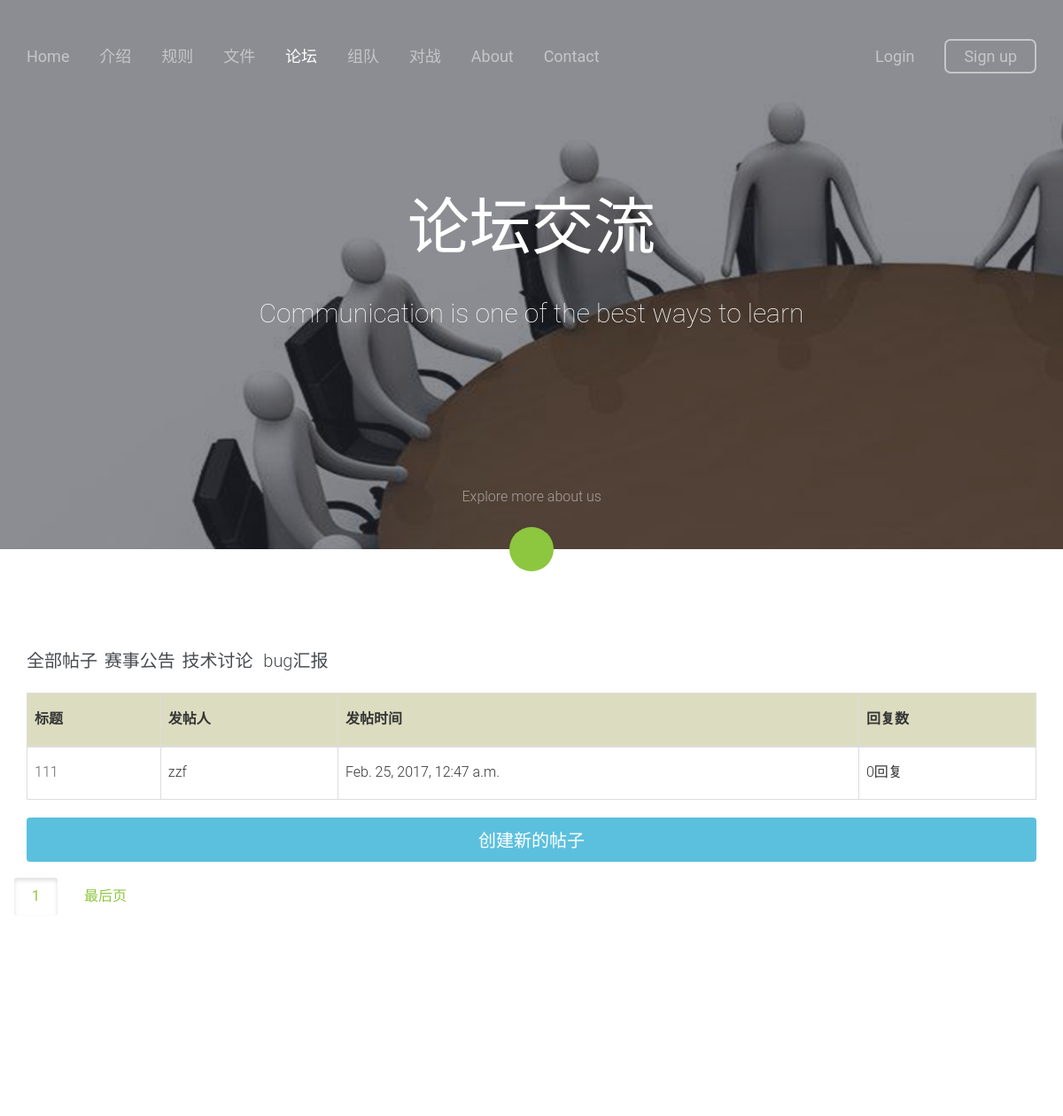
Before: /forum_index with the older database file.
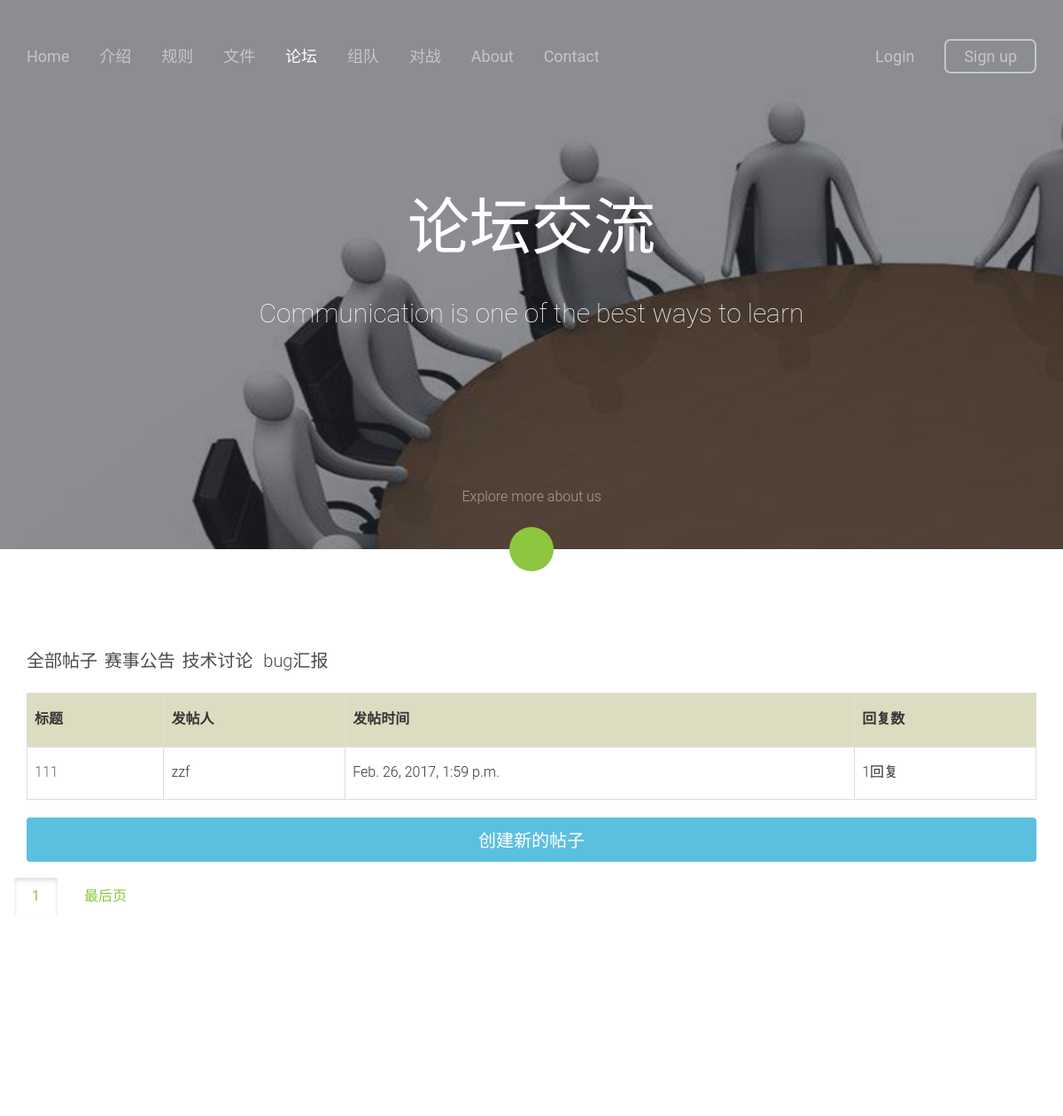
After: the same page with the newer database file.
### forum/models.py (models this page shows, shortened)
class Post(models.Model):
	Category_List=(
		('1','赛事公告'),
		('2','技术讨论'),
		('3','bug汇报'),
		)
	title = models.CharField(u'评论标题',max_length=100)
	timestamp = models.DateTimeField(auto_now=True)
	content = models.TextField(u'内容',blank=True, null=True)
	sender = models.ForeignKey(User,on_delete=models.CASCADE)
	category = models.CharField(max_length = 1,default=1,choices=Category_List)
	priority = models.IntegerField(default=1000,verbose_name="优先级")

### forum/views.py (the view)
# urls.py: url(r'^forum_index$',views.forum_index,name='forum_index'),
def forum_index(request,page=1):
	post_list = Post.objects.order_by('priority','-timestamp')
	paginator = Paginator(post_list,5)
	delete_id = None
	delete_id = request.POST.get('delete_id','')
	if request.user.is_authenticated():
		print(1)
	try:
		post = Post.objects.get(id=int(delete_id))
		post.delete()
	except Exception:
		pass
	try:
		page = int (request.GET.get('page','1'))
	except ValueError:
		page = 1
	try:
		posts = paginator.page(page)
	except (EmptyPage,InvalidPage):
		posts = paginator.page(paginator.num_pages)
	for i in range(page,page+3):
		if i > paginator.num_pages:
			break
		maxpage = i
	for i in range(page,page-3,-1):
		if i < 1:
			break
		minpage = i
	pagerange=range(minpage,maxpage+1)
	if request.user.is_authenticated():
		return render(request,'forum_index.html',{"posts":posts,"pagerange":pagerange,})
	else:
		return render(request,'forum_index.html',{"posts":posts,"pagerange":pagerange,})

### forum/templates/forum_index.html (shortened to what this page needs)
{% load static %}
<!DOCTYPE html>
 <html class="no-js">
	<head>
	<link rel="stylesheet" href="static/css/animate.css"/>
	<link rel="stylesheet" href="{% static 'css/flexslider.css' %}"/>
	<link rel="stylesheet" href="{% static 'css/icomoon.css' %}"/>
	<link rel="stylesheet" href="{% static 'css/bootstrap.css' %}"/>
	<link rel="stylesheet" href="{% static 'css/style.css' %}"/>
	</head>
	<body>
	<div id="ts-page">
		<section id="ts-header">
			<div class="container">
				<nav role="navigation">
					<ul class="pull-left left-menu">
						<li><a href="{% url 'index:index' %}">Home</a></li>
						<li><a href="{% url 'index:intro' %}">介绍</a></li>
						<li><a href="{% url 'index:rule' %}">规则</a></li>
						<li><a href="{% url 'file:notice' %}">文件</a></li>
						<li class="active"><a href="{% url 'forum:forum_index' %}">论坛</a></li>
						<li><a href="{% url 'teams:index' %}">组队</a></li>
						<li><a href="{% url 'fight:index' %}">对战</a></li>
						<li><a href="https://www.eesast.com">About</a></li>
						<li><a href="{% url 'contact:contact' %}">Contact</a></li>
					</ul>
					<ul class="pull-right right-menu">
						<li><a href="{% url 'login:login' %}">Login</a></li>
						<li class="ts-cta-btn"><a href="https://www.eesast.com/account/simplesignup">Sign up</a></li>
					</ul>
				</nav>
			</div>
		</section>
		<section id="ts-hero" class="no-js-fullheight" style="background-image: url({% static 'images/forum_full.jpg' %});" data-next="yes">
			<div class="ts-overlay"></div>
			<div class="container">
				<div class="ts-intro no-js-fullheight">
					<div class="ts-intro-text">
						<div class="ts-center-position">
							<h2 class="animate-box">论坛交流</h2>
							<h3 class="animate-box">Communication is one of the best ways to learn</h3>
						</div>
					</div>
				</div>
			</div>
			<div class="ts-learn-more animate-box">
				<a href="#" class="scroll-btn">
					<span class="text">Explore more about us</span>
					<span class="arrow"><i class="icon-chevron-down"></i></span>
				</a>
			</div>
		</section>
		<section id="ts-about">
			<div class="container">
				<div class="row">
					<div class="col-md-12">
						<a href="{% url 'forum:forum_index' %}"  style="color:#484c50; font-size:20px;">全部帖子</a>&nbsp <a href="{% url 'forum:forum_index_tongzhi' %}" style="color:#484c50; font-size:20px;">赛事公告</a>&nbsp <a href="{% url 'forum:forum_index_jishu' %}" style="color:#484c50; font-size:20px;">技术讨论</a> &nbsp <a href="{% url 'forum:forum_index_bug' %}" style="color:#484c50; font-size:20px;">bug汇报</a>
						<table class="table table-bordered table-forum" style="margin-top:20px;">
							<thead style="font-weight:bold; background-color:#dcddc0;">
								<tr>
									<td>标题</td>
									<td>发帖人</td>
									<td>发帖时间</td>
									<td>回复数</td>
								</tr>
							</thead>
							<tbody>
								{% if posts %}
								{% for post in posts.object_list %}
								<tr>
									<td><a href="forum_content/{{post.id}}">{{post.title}}</a></td>
									<td>{{post.sender}}</td>
									<td>{{post.timestamp}}</td>
									<td>{{post.p_comment.count}}回复</td>
								</tr>
							</tbody>
							{% endfor %}
							{% else %}<p>现在没有帖子！</p>
							{% endif %}
						</table>
						{% if not request.user.is_authenticated %}
						<div onclick = "document.getElementById('noreply').style.display='block'"><button class="btn btn-block btn-info"  style="font-size:20px; height:50px; margin-bottom:17px;">创建新的帖子</button></div>
						{% endif %}
					</div>
					<div id="pagination">
														{% for i in pagerange %}
                                                        <a href="forum_index?page=i" class="btn active">{{i}}</a>
                                                        {% endfor %}
                                                        <a href="forum_index?page={{posts.paginator.num_pages}}" class="btn">最后页</a>
                                                </div>
				</div>
			</div>
		</section>
		<footer id="ts-footer">
		</footer>
	</div>
	</body>
</html>

### index/static/css/icomoon.css (style rules this page uses)
[class^="icon-"], [class*=" icon-"] { font-family: 'icomoon'; speak: none; font-style: normal; font-weight: normal; font-variant: normal; text-transform: none; line-height: 1; -webkit-font-smoothing: antialiased; -moz-osx-font-smoothing: grayscale; }
.icon-chevron-down:before { content: "\f078"; }

### index/static/css/style.css (style rules this page uses)
body { font-family:"Roboto", Arial, sans-serif; font-size: 16px; line-height: 28px; font-weight: 300; color: #363636; height: 100%; position: relative; }
a { color: #8dc63f; -webkit-transition: 0.5s; -o-transition: 0.5s; transition: 0.5s; }
h1, h2, h3, h4, h5, h6 { color: #484c50; font-family: "Roboto", Arial, sans-serif; font-weight: 400; margin: 0 0 30px 0; }
.table-forum td { height:60px; vertical-align:middle!important; line-height: 60px; overflow:hidden; }
.table-forum a { color:#666666; }
.btn { margin-right: 4px; margin-bottom: 4px; font-family: "Roboto", Arial, sans-serif; font-size: 16px; font-weight: 400; -webkit-border-radius: 4px; -moz-border-radius: 4px; -ms-border-radius: 4px; border-radius: 4px; -webkit-transition: 0.5s; -o-transition: 0.5s; transition: 0.5s; }
.btn-info { background: #5bc0de; color: #fff; border: 2px solid #5bc0de; }
body { background: #efefef url(../images/white_wave.png) repeat; }
#ts-header { position: absolute; width: 100%; left: 0; padding-top: 50px; z-index: 12; }
#ts-header nav { position: relative; }
#ts-header nav ul { padding: 0; margin: 0; z-index: 2; position: relative; }
#ts-header nav ul li { display: inline; }
#ts-header nav ul li a { font-size: 18px; color: rgba(255, 255, 255, 0.5); font-weight: 400; }
#ts-header nav ul li.ts-cta-btn a { position: relative; border-bottom: none; padding: 7px 20px; border: 2px solid rgba(255, 255, 255, 0.5); -webkit-border-radius: 7px; -moz-border-radius: 7px; -ms-border-radius: 7px; border-radius: 7px; }
#ts-header nav ul li.active a { color: white; }
#ts-header nav ul.left-menu li { margin-right: 30px; }
#ts-header nav ul.right-menu li { margin-left: 30px; }
#ts-hero { background-color: transparent; background-size: cover; background-attachment: fixed; background-repeat: no-repeat; position: relative; width: 100%; }
#ts-hero .ts-overlay { position: absolute; top: 0; left: 0; right: 0; bottom: 0; background: #2a2d36; opacity: .54; z-index: 9; }
#ts-hero .ts-intro { display: table; width: 100%; z-index: 10; position: relative; }
#ts-hero .ts-intro > div { vertical-align: middle; display: table-cell; }
#ts-hero .ts-intro > div .ts-center-position { width: 65%; text-align: center; margin: 0 auto; }
#ts-hero .ts-intro > div h2 { font-size: 70px; line-height: 87px; font-weight: 100; color: white; }
#ts-hero .ts-intro > div h3 { font-weight: 100; font-size: 30px; line-height: 45px; color: white; }
#ts-hero .ts-learn-more { position: absolute; bottom: -25px; left: 50%; z-index: 12; text-align: center; }
#ts-hero .ts-learn-more a { display: block; }
#ts-hero .ts-learn-more a .text { display: block; color: rgba(255, 255, 255, 0.5); margin-bottom: 20px; }
#ts-hero .ts-learn-more a .arrow { display: block; width: 50px; height: 50px; margin: 0 auto; background: #8dc63f; -webkit-border-radius: 50%; -moz-border-radius: 50%; -ms-border-radius: 50%; border-radius: 50%; }
#ts-hero .ts-learn-more a .arrow i { top: 10px; position: relative; color: #fff; vertical-align: middle; }
.no-js-fullheight { height: 620px; }
#ts-features, #ts-features-2, #ts-features-3, #ts-features-4, #ts-projects, #ts-testimonials, #ts-about, #ts-subscribe, #ts-info, #ts-pricing, #ts-faqs { background-color: #fff; padding: 7em 0; }
#ts-footer { padding-bottom: 0; background-color:#fff; }
#ts-offcanvas, .ts-nav-toggle, #ts-page { -webkit-transition: 0.5s; -o-transition: 0.5s; transition: 0.5s; }
#ts-offcanvas, .ts-nav-toggle, #ts-page { position: relative; }
#ts-page { z-index: 2; -webkit-transition: 0.5s; -o-transition: 0.5s; transition: 0.5s; }
#ts-offcanvas ul li { padding: 0; margin: 0 0 10px 0; list-style: none; line-height: 28px; }
#ts-offcanvas ul li a { font-size: 18px; color: rgba(255, 255, 255, 0.7); }
#ts-offcanvas ul li.active a { color: #8dc63f; }
.js .animate-box { opacity: 0; }

Changed rows visible on the page:
changed Post "zzf": timestamp "Feb. 25, 2017, 12:47 a.m." → "Feb. 26, 2017, 1:59 p.m."; p_comment.count "0" → "1"
